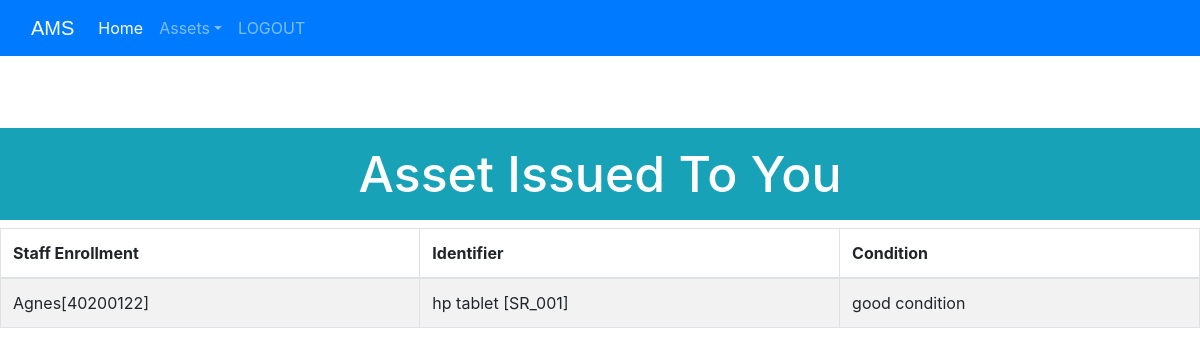
The page /viewissuedassetbystaff (signed in) on the database its author committed.
### Assets/models.py (models this page shows, shortened)
class IssuedAsset(models.Model):
    enrollment = models.ForeignKey(StaffExtra, on_delete=models.CASCADE, default=None)
    identifier = models.ForeignKey(Asset, on_delete=models.CASCADE, default=None)
    condition = models.CharField(max_length=30, choices=Asset.condition_choices, default='other')
    def __str__(self):
        return f'{self.identifier.name} issued to {self.enrollment.user} '

class StaffExtra(models.Model):
    user = models.OneToOneField(User, on_delete=models.CASCADE)
    enrollment = models.CharField(max_length=40)
    department = models.CharField(max_length=40)
    def __str__(self):
        return self.user.first_name + '[' + str(self.enrollment) + ']'

class Asset(models.Model):
    category_choices = [
        ('hardware', 'Hardware'),
        ('software', 'Software'),
        ('other', 'Other'),
    ]
    condition_choices = [
        ('good condition', 'Good Condition'),
        ('under maintenance', 'Under Maintenance'),
    ]
    name = models.CharField(max_length=30)
    identifier = models.CharField(max_length=30, unique=True)
    description = models.CharField(max_length=100, blank=True)
    category = models.CharField(max_length=30, choices=category_choices, default='other')
    condition = models.CharField(max_length=30, choices=condition_choices, default='good condition')
    available = models.BooleanField(default=True)
    requested_by = models.ForeignKey(User, null=True, blank=True, on_delete=models.SET_NULL)
    requested_at = models.DateTimeField(auto_now_add=True, null=True, blank=True)
    def __str__(self):
        return f"{self.name} [{self.identifier}]"

### Assets/views.py (the view)
# urls.py: path('viewissuedassetbystaff', viewissuedassetbystaff, name='viewissuedassetbystaff'),
@login_required(login_url='Assets:stafflogin')
def viewissuedassetbystaff(request):
    staff_extra = get_object_or_404(StaffExtra, user=request.user)
    issuedassets = IssuedAsset.objects.filter(enrollment=staff_extra)
    print(issuedassets)
    return render(request, 'Assets/viewissuedassetbystaff.html', {
        'issuedassets': issuedassets,
        'staff_extra': staff_extra,
    })

### Assets/templates/assets/viewissuedassetbystaff.html (shortened to what this page needs)
<!DOCTYPE html>
<html lang="en" dir="ltr">
  <head>
  </head>
  <body>
    {% include "assets/navbarstaff.html" %}<br><br>
    <h2 class="p-3 mb-2 bg-info text-white" style='font-size: 50px;text-align:center;'>Asset Issued To You</h2>
    <div class="row">
      <div class="col-lg-12">
        {% if issuedassets %}
          <table class="table table-hover table-condensed table-striped table-bordered">
            <thead>
              <tr>
                <th>Staff Enrollment</th>
                <th>Identifier</th>
                <th>Condition</th>
              </tr>
            </thead>
            <tbody>
              {% for issuedasset in issuedassets %}
                <tr>
                  <td>{{ issuedasset.enrollment}} </td>
                  <td>{{ issuedasset.identifier }}</td>
                  <td>{{ issuedasset.condition }}</td>
                </tr>
              {% endfor %}
            </tbody>
          </table>
        {% else %}
          <h1>No asset issued to you</h1>
        {% endif %}
      </div>
    </div>
  </body>
</html>

### rows shown on the page
IssuedAsset: enrollment "Agnes[40200122]", identifier "hp tablet [SR_001]", condition "good condition"
